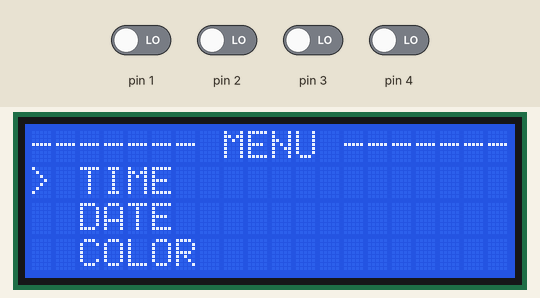
A sketch run on a simulated Arduino Uno, built with avr-gcc and run on an emulated ATmega328P. On the bench: 20×4 character LCD. Inputs (shaded band) come from the test bench; at power-on: pin 1–4 LOW.

Above: at 1.2 s.
1.3 s: pin 2 driven HIGH
At 2.18 s:
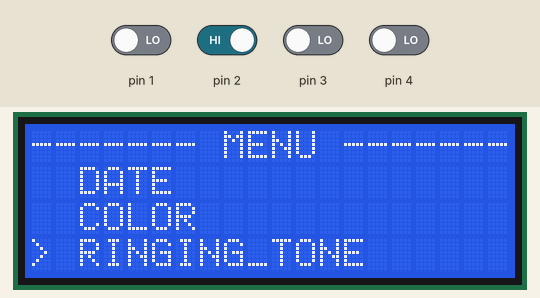
3.7 s: pin 1 driven HIGH
At 4.8 s:
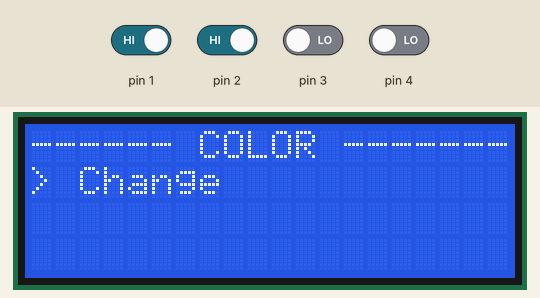
5.4 s: pin 4 driven HIGH
At 6.04 s:
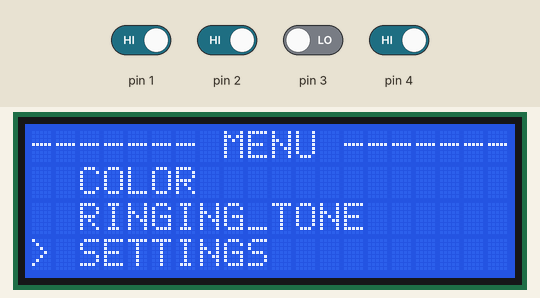
8.0 s: pin 4 driven LOW
At 8.27 s:
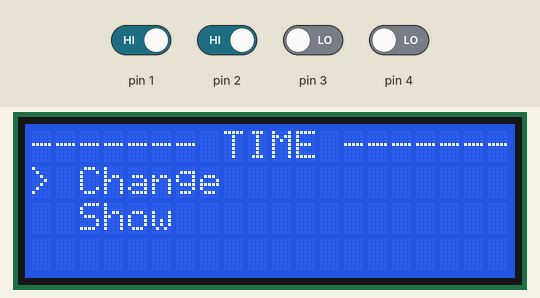
10.2 s: pin 2 driven LOW
11.8 s: pin 3 driven HIGH and pin 4 driven HIGH
At 12.51 s:
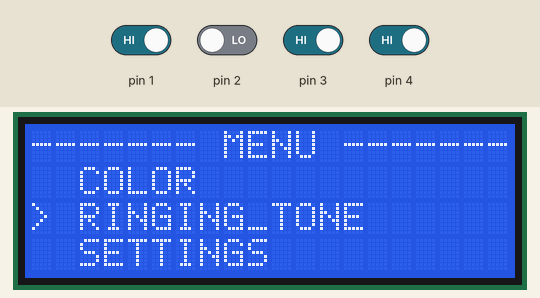
Timing chart, 0 to 14.8 s (numbered marks = the images above; inputs shaded):
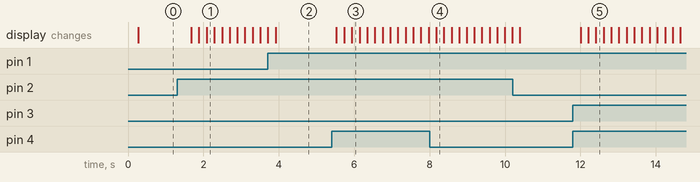

Measured:
- after the input at 1.3 s, the display: first changes after 0.38 s (image 1 shows a later state)
- after the input at 3.7 s, the display: first differs from a run without the input after 0.22 s (image 2)
- after the input at 5.4 s, the display: first changes after 0.13 s (image 3 shows a later state)
- after the input at 8.0 s, the display: changes after 0.18 s (image 4)
- after the input at 11.8 s, the display: first changes after 0.20 s (image 5 shows a later state)

The sketch:

sketch_apr01f.ino
```cpp
#include <LiquidCrystal.h>
#include <string.h>
#include <stdlib.h>
#define LCD_ROWS 4
#define LCD_COLS 20

char lcd_buf[LCD_ROWS][LCD_COLS];
char lcd_buf_old[LCD_ROWS][LCD_COLS];
int  lcd_buf_x, lcd_buf_y;

void buf_locate(int, int);
void buf_char(char);
void buf_clear(void);
void lcd_refresh(void);
void buf_str(char *);
void buf_str_XY(int, int, char *);
void buf_int(int);
void buf_clear_menu(void);

typedef struct menu_t{
  const char * name;
  menu_t * next;
  menu_t * prev;
  menu_t * child;
  menu_t * parent;
  void (*menu_function)(void);
};

void key_next_press(void);
void key_prev_press(void);
void key_enter_press(void);
void key_back_press(void);

void (*key_next_func)(void) = &menu_next;
void (*key_prev_func)(void) = &menu_prev;
void (*key_enter_func)(void)= &menu_enter;
void (*key_back_func)(void) = &menu_back;

void Change(void);void Show(void);
void Change(void);void Show(void);
void Change(void);
void Listen(void);
void settings(void);

int menu_index=0;
int lcd_row_pos=0;
int lcd_row_pos_level_1=0, lcd_row_pos_level_2=0;

menu_t menu1;
  menu_t sub_menu1_1;
  menu_t sub_menu1_2;
menu_t menu2;
  menu_t sub_menu2_1;
  menu_t sub_menu2_2;
menu_t menu3;
  menu_t sub_menu3_1;
menu_t menu4;
  menu_t sub_menu4_1;
    menu_t sub_menu4_1_1;
    menu_t sub_menu4_1_2;
    menu_t sub_menu4_1_3;
    menu_t sub_menu4_1_4;
  menu_t sub_menu4_2;
menu_t menu5;
menu_t *currentPointer=&menu1;

LiquidCrystal lcd(10, 9, 8, 7, 6, 5);
void setup() {
// definition of menu's items: (*name, *next, *prev, *child, *parent, (*menu_function))
// I used some (*menu_function) like (change,show) others put null if we want to put fuction then it okay
menu1={ "TIME", &menu2, &menu5, &sub_menu1_1, NULL, NULL };
  sub_menu1_1={ "Change", &sub_menu1_2, &sub_menu1_2,NULL, &menu1, Change };
  sub_menu1_2= { "Show", NULL, &sub_menu1_1, NULL, &menu1,Show};
menu2={ "DATE", &menu3, &menu1, &sub_menu2_1, NULL, NULL };
  sub_menu2_1={ "Change", &sub_menu2_2, &sub_menu2_2, NULL, &menu2, Change};
  sub_menu2_2={ "Show", NULL, &sub_menu2_1, NULL, &menu2, Show};
menu3={ "COLOR", &menu4, &menu2, &sub_menu3_1, NULL,NULL};
  sub_menu3_1={ "Change", NULL,&sub_menu3_1, NULL, &menu3,NULL};
menu4={ "RINGING_TONE", &menu5, &menu3, &sub_menu4_1, NULL, NULL };
  sub_menu4_1={ "Change", &sub_menu4_2, &sub_menu4_2, &sub_menu4_1_1, &menu4, NULL };
    sub_menu4_1_1={ "Game_of_thrones",&sub_menu4_1_2, &sub_menu4_1_4, NULL, &sub_menu4_1, NULL };
    sub_menu4_1_2={ "Pirates_of_the_caribean",&sub_menu4_1_3, &sub_menu4_1_1, NULL, &sub_menu4_1, NULL };
    sub_menu4_1_3={ "eauty_and_beast",&sub_menu4_1_4, &sub_menu4_1_2, NULL, &sub_menu4_1, NULL };
    sub_menu4_1_4={ "Dark",NULL, &sub_menu4_1_1, NULL, &sub_menu4_1, NULL};
  sub_menu4_2={ "Listen", NULL, &sub_menu4_1, NULL, &menu4, NULL};
menu5={ "SETTINGS", NULL, &menu4, NULL, NULL, settings };

  lcd.begin(20, 4);
  lcd.setCursor(0,0);
  pinMode(1,INPUT);
  pinMode(2,INPUT);
  pinMode(3,INPUT);
  pinMode(4,INPUT);
  menu_refresh();
}

void loop() {
  key_next_press();
  delay(50);
  key_prev_press();
  delay(50);
  key_enter_press();
  delay(50);
  key_back_press();
  delay(50);
  lcd_refresh();
}

void menu_refresh(void) {
  menu_t *temp=NULL;
  int i;
  int center;
  for(int i=0;i<LCD_COLS;i++){
    lcd_buf[0][i]='-';
  }
  if ((currentPointer->parent)!=NULL) {
    temp = (currentPointer->parent)->child;
    center = ( LCD_COLS - (strlen((temp->parent)->name)) )>>1;
    buf_locate(center-1,0);
    buf_char(' ');
    buf_str((temp->parent)->name);
    buf_char(' ');
  }
  else {
    temp = &menu1;
    center = (LCD_COLS - 4)>>1;
    buf_str_XY(center-1,0," MENU ");
  }
  for (i = 0; i != menu_index - lcd_row_pos; i++) {
    temp = temp->next;
  }
  buf_clear_menu();
  for (i = 1; i < LCD_ROWS; i++) {
    buf_locate(0, i);
    if (temp == currentPointer)
      buf_char(62);
    else
      buf_char(' ');
    buf_locate(2, i);
    buf_str(temp->name);
    temp = temp->next;
    if (!temp)
      break;
  }
  // lcd_refresh();
}

int menu_get_index(menu_t *q) {
  menu_t *temp;
  int i = 0;
  if (q->parent) temp = (q->parent)->child;
  else temp = &menu1;
  while (temp != q) {
    temp = temp->next;
    i++;
  }
  return i;
}

int menu_get_level(menu_t *q) {
  menu_t *temp = q;
  int i = 0;
  if (!q->parent) return 0;
  while (temp->parent != NULL) {
    temp = temp->parent;
    i++;
  }
  return i;
}

void menu_next(void) {
  if (currentPointer->next){
    currentPointer = currentPointer->next;
    menu_index++;
    if (++lcd_row_pos > LCD_ROWS - 2)
      lcd_row_pos = LCD_ROWS - 2;
  }
  else{
    menu_index = 0;
    lcd_row_pos = 0;
    if (currentPointer->parent) currentPointer = (currentPointer->parent)->child;
    else currentPointer = &menu1;
  }
  menu_refresh();
}

void menu_prev(void) {
  currentPointer = currentPointer->prev;
  if (menu_index){
    menu_index--;
    if (lcd_row_pos > 0) lcd_row_pos--;
  }
  else{
    menu_index = menu_get_index(currentPointer);
    if (menu_index >= LCD_ROWS - 2) lcd_row_pos = LCD_ROWS - 2;
    else lcd_row_pos = menu_index;
  }
  menu_refresh();
}

void menu_enter(void) {
  if (currentPointer->menu_function)
    currentPointer->menu_function();
  if (currentPointer->child){
    switch (menu_get_level(currentPointer)) {
      case 0:
        lcd_row_pos_level_1 = lcd_row_pos;
        break;
      case 1:
        lcd_row_pos_level_2 = lcd_row_pos;
        break;
    }
    // switch case can be replaced:
    // lcd_row_pos_level[ menu_get_level(currentPointer) ] = lcd_row_pos;
    menu_index = 0;
    lcd_row_pos = 0;
    currentPointer = currentPointer->child;
    menu_refresh();
  }
}

void menu_back(void) {
  if (currentPointer->parent) {
    switch (menu_get_level(currentPointer)) {
      case 1:
        lcd_row_pos = lcd_row_pos_level_1;
        break;
      case 2:
        lcd_row_pos = lcd_row_pos_level_2;
        break;
      }
    currentPointer = currentPointer->parent;
    menu_index = menu_get_index(currentPointer);
    menu_refresh();
  }
}

void buf_locate(int x, int y){
  lcd_buf_x = x;
  lcd_buf_y = y;
}

void buf_char(char c){
if (lcd_buf_x < LCD_COLS && lcd_buf_y < LCD_ROWS)
  {
    lcd_buf[lcd_buf_y][lcd_buf_x] = c;
    lcd_buf_x++;
    if (lcd_buf_x == LCD_COLS) {
      lcd_buf_x = 0;
      lcd_buf_y++;
      if (lcd_buf_y == LCD_ROWS)
        lcd_buf_y = 0;
    }
  }
}

void buf_clear(void){
  for(int y=0; y<LCD_ROWS; y++){
    for(int x=0; x<LCD_COLS; x++){
      lcd_buf[y][x]=' ';
    }
  }
  lcd_buf_x=0; lcd_buf_y=0;
}

void buf_clear_menu(void){
  for(int y=1; y<LCD_ROWS; y++){
    for(int x=0; x<LCD_COLS; x++){
      lcd_buf[y][x]=' ';
    }
  }
  lcd_buf_x=0; lcd_buf_y=0;
}

void lcd_refresh(void){
  static int locate_flag = 0; // informs when lcd cursor position have to be changed
  for(int y=0; y<LCD_ROWS; y++){
     lcd.setCursor( 0, y );
    for(int x=0; x<LCD_COLS; x++){
      if( lcd_buf[y][x] != lcd_buf_old[y][x] ){
        if( !locate_flag )
           lcd.setCursor( x, y );
        lcd.print( lcd_buf[y][x] );
        lcd_buf_old[y][x] = lcd_buf[y][x];
        locate_flag = 1;
      }
      else
        locate_flag = 0;
    }
  }
}
void buf_str(char *text){
  while(*text)
    buf_char(*text++);
}
void buf_str_XY(int x, int y, char *text){
  buf_locate(x,y);
  while(*text)
    buf_char(*text++);
}
void buf_int(int value){
  char string[5];
  itoa(value, string, 10);
  buf_str(string);
}
void key_next_press(void){
  int key_next_lock=0;
  if( !key_next_lock && (digitalRead(2))){
      key_next_lock=1;
    if(key_next_func)
      (*key_next_func)();
  }
  else if(key_next_lock && !(digitalRead(2)))
      key_next_lock++;
}

void key_prev_press(void){
  int key_prev_lock=0;
  if( !key_prev_lock && (digitalRead(3))){
      key_prev_lock=1;
    if(key_prev_func)
      (*key_prev_func)();
  }
  else if( key_prev_lock && !(digitalRead(3)))
       key_prev_lock++;
}

void key_enter_press(void){
  int key_enter_lock=0;
  if( !key_enter_lock && (digitalRead(1))){
    key_enter_lock=1;
  if(key_enter_func)
    (*key_enter_func)();
  }
  else if( key_enter_lock && !(digitalRead(1)))
      key_enter_lock++;
}
void key_back_press(void){
  int key_back_lock=0;
  if( !key_back_lock && (digitalRead(4))){
       key_back_lock=1;
    if(key_back_func)
      (*key_back_func)();
  }
  else if( key_back_lock && !(digitalRead(4)))
      key_back_lock++;
}
void change(void){
  buf_clear_menu();
}
void Show(void){}
void Change(void){}
void settings(void){}
```
